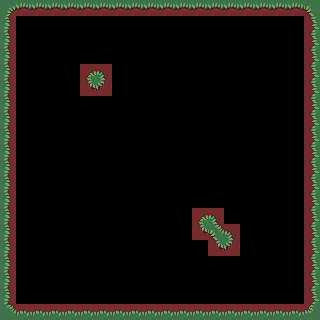

Rendered tile map (Tiled .tmx) drawn with the repository's tilesets; below, a short description and the full map source, tile grids included:
An orthogonal 20x20 tile map with 16x16 px tiles, 1 tile layer (Walls), 1 hidden layer not drawn.

<map version="1.2" tiledversion="1.3.5" orientation="orthogonal" renderorder="right-down" width="20" height="20" tilewidth="16" tileheight="16" infinite="0" nextlayerid="6" nextobjectid="5">
 <tileset firstgid="1" source="mapa.tsx" />
 <layer id="1" name="Floor" width="20" height="20" visible="0">
  <properties>
   <property name="wall" type="bool" value="false" />
  </properties>
  <data encoding="csv">
1,5,5,5,5,5,5,5,5,5,5,5,5,5,5,5,5,5,5,6,
25,101,101,101,101,101,101,101,101,101,101,101,101,101,101,101,101,101,101,102,
25,101,101,101,101,101,101,101,101,101,101,101,101,101,101,101,101,101,101,102,
25,101,101,101,101,101,101,101,101,101,101,101,101,101,101,101,101,101,101,102,
25,101,101,101,101,101,101,101,101,101,101,101,101,101,101,101,101,101,101,102,
25,101,101,101,101,101,101,101,101,101,101,101,101,101,101,101,101,101,101,102,
25,101,101,101,101,101,101,101,101,101,101,101,101,101,101,101,101,101,101,102,
25,101,101,101,101,101,101,101,101,101,101,101,101,101,101,101,101,101,101,102,
25,101,101,101,101,101,101,101,101,101,101,101,101,101,101,101,101,101,101,102,
25,101,101,101,101,101,101,101,101,101,101,101,101,101,101,101,101,101,101,102,
25,101,101,101,101,101,101,101,101,101,101,101,101,101,101,101,101,101,101,102,
25,101,101,101,101,101,101,101,101,101,101,101,101,101,101,101,101,101,101,102,
25,101,101,101,101,101,101,101,101,101,101,101,101,101,101,101,101,101,101,102,
25,101,101,101,101,101,101,101,101,101,101,101,101,101,101,101,101,101,101,102,
25,101,101,101,101,101,101,101,101,101,101,101,101,101,101,101,101,101,101,102,
25,101,101,101,101,101,101,101,101,101,101,101,101,101,101,101,101,101,101,102,
25,101,101,101,101,101,101,101,101,101,101,101,101,101,101,101,101,101,101,102,
25,101,101,101,101,101,101,101,101,101,101,101,101,101,101,101,101,101,101,102,
25,101,101,101,101,101,101,101,101,101,101,101,101,101,101,101,101,101,101,102,
121,122,122,122,122,122,122,122,122,122,122,122,122,122,122,122,122,122,122,126
</data>
 </layer>
 <layer id="2" name="Walls" width="20" height="20">
  <properties>
   <property name="wall" type="bool" value="true" />
  </properties>
  <data encoding="csv">
1,4,4,4,4,4,4,4,4,4,4,4,4,4,4,4,4,4,4,6,
25,0,0,0,0,0,0,0,0,0,0,0,0,0,0,0,0,0,0,102,
25,0,0,0,0,0,0,0,0,0,0,0,0,0,0,0,0,0,0,102,
25,0,0,0,0,0,0,0,0,0,0,0,0,0,0,0,0,0,0,102,
25,0,0,0,0,26,27,0,0,0,0,0,0,0,0,0,0,0,0,102,
25,0,0,0,0,50,51,0,0,0,0,0,0,0,0,0,0,0,0,102,
25,0,0,0,0,0,0,0,0,0,0,0,0,0,0,0,0,0,0,102,
25,0,0,0,0,0,0,0,0,0,0,0,0,0,0,0,0,0,0,102,
25,0,0,0,0,0,0,0,0,0,0,0,0,0,0,0,0,0,0,102,
25,0,0,0,0,0,0,0,0,0,0,0,0,0,0,0,0,0,0,102,
25,0,0,0,0,0,0,0,0,0,0,0,0,0,0,0,0,0,0,102,
25,0,0,0,0,0,0,0,0,0,0,0,0,0,0,0,0,0,0,102,
25,0,0,0,0,0,0,0,0,0,0,0,0,0,0,0,0,0,0,102,
25,0,0,0,0,0,0,0,0,0,0,0,26,27,0,0,0,0,0,102,
25,0,0,0,0,0,0,0,0,0,0,0,50,99,27,0,0,0,0,102,
25,0,0,0,0,0,0,0,0,0,0,0,0,50,51,0,0,0,0,102,
25,0,0,0,0,0,0,0,0,0,0,0,0,0,0,0,0,0,0,102,
25,0,0,0,0,0,0,0,0,0,0,0,0,0,0,0,0,0,0,102,
25,0,0,0,0,0,0,0,0,0,0,0,0,0,0,0,0,0,0,102,
121,122,122,122,122,122,122,122,122,122,122,122,122,122,122,122,122,122,122,126
</data>
 </layer>
</map>
